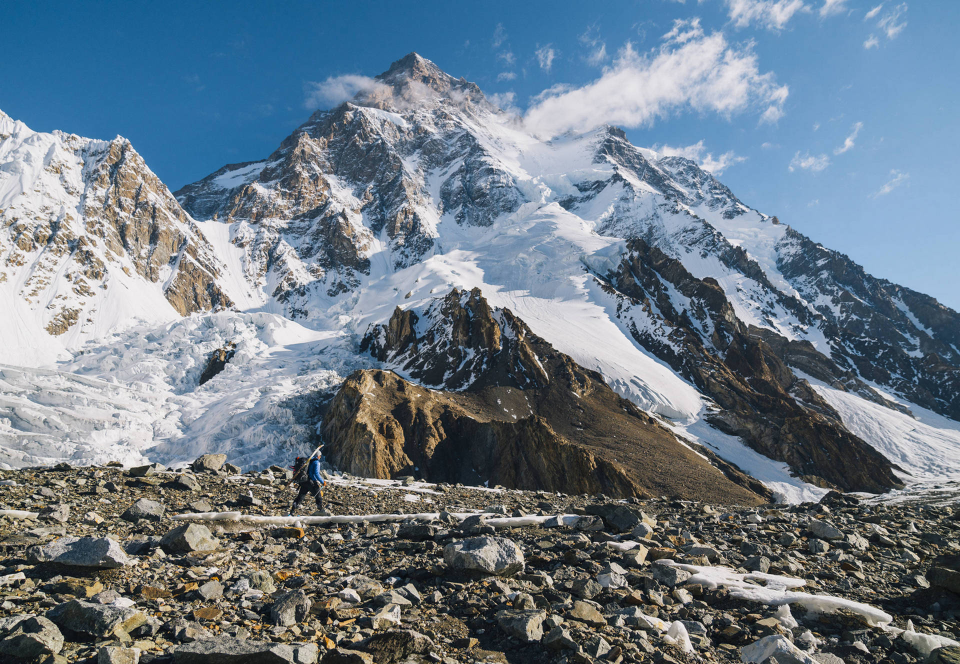
#> input picture puzzle/K2_Bargiel_ski_RB_02_1920.jpg, 1920 x 1328 px (shown at 1/2 size)
$ python puzzle_pieces.py
#> lines starting #> are read from the running program, lines starting #| are printed output that depends on the picture
# A fenti kódhoz szükséges importálások
import numpy as np # Python tömb (array) kezelő könyvtár
from PIL import Image, ImageDraw # Pillow, a Python Image Library
import os # operációs rendszer műveletekhez
os.system("clear") # windows esetén: os.system("cls")

# Puzzle konfiguráció
image_path = "K2_Bargiel_ski_RB_02_1920.jpg"  # Add meg a kép nevét
output_folder = "puzzle_pieces"
os.makedirs(output_folder, exist_ok=True)

rows, cols = 5, 10  # Rács mérete: 5 sor, 10 oszlop (50 darab)
piece_size = 100  # Egy puzzle darab alapmérete (pixelekben)

# Betöltjük a képet
assert os.path.exists(image_path), f"A fájl nem található: {image_path}"
image = Image.open(image_path)
#> image is the input picture: PIL image 1920x1328 RGB; mean R, G, B 110.1, 124.4, 136.3
image = image.resize((cols * piece_size, rows * piece_size))
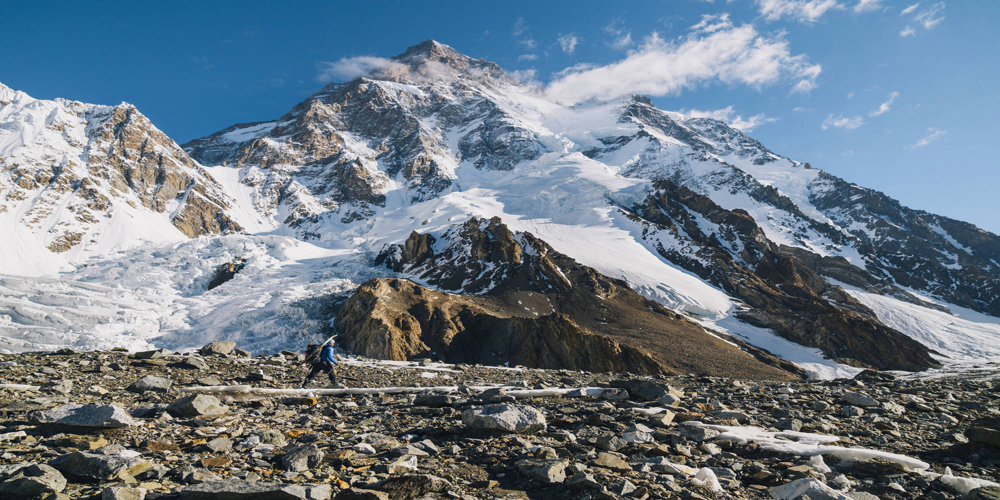
#> image: PIL image 1000x500 RGB; mean R, G, B 110.1, 124.4, 136.3
image_array = np.array(image)

# egyenes oldal útvonala
class egyenes:
    def __init__(self, start, end, irany):
        self.start = start
        self.end = end
        self.irany = irany # (0) vízszintes vagy (1) függőleges

# Egy darab jellemzői
class PuzzlePiece:
    def __init__(self, sorszam, sor, oszlop, x_kordinata,y_kordinata, szelesseg, magassag, path_top, path_right, path_bottom, path_left):
        self.sorszam = sorszam
        self.sor = sor
        self.oszlop = oszlop
        self.x_kordinata = x_kordinata
        self.y_kordinata = y_kordinata
        self.szelesseg = szelesseg
        self.magassag = magassag
        self.path_top = path_top
        self.path_right = path_right
        self.path_bottom = path_bottom
        self.path_left = path_left


$ run again, with puzzle/mount-everest-wallpapers-hd-1024x576.jpg copied over puzzle/K2_Bargiel_ski_RB_02_1920.jpg
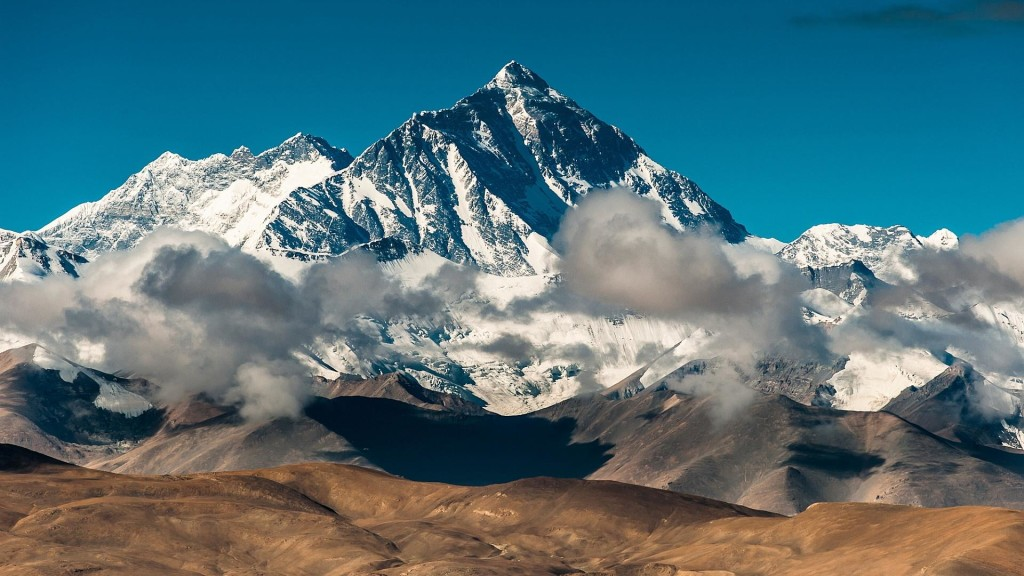
#> input picture puzzle/mount-everest-wallpapers-hd-1024x576.jpg, 1024 x 576 px
#> image is the input picture: PIL image 1024x576 RGB; mean R, G, B 85.1, 115.4, 122.8
#> `image = image.resize((cols * piece_size, rows * piece_size))`:
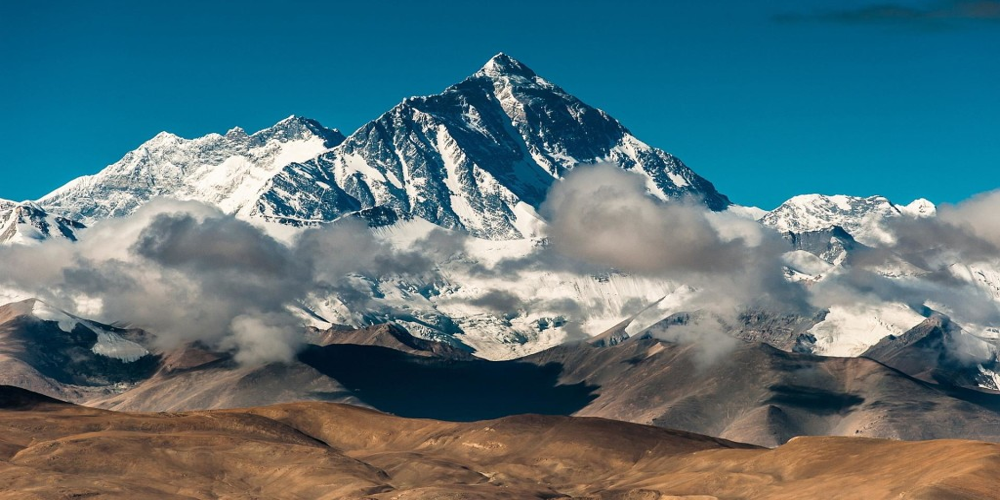
#> image: PIL image 1000x500 RGB; mean R, G, B 85.1, 115.4, 122.8

$ run again, with puzzle/tiszta-hegyek-napja1.jpeg copied over puzzle/K2_Bargiel_ski_RB_02_1920.jpg
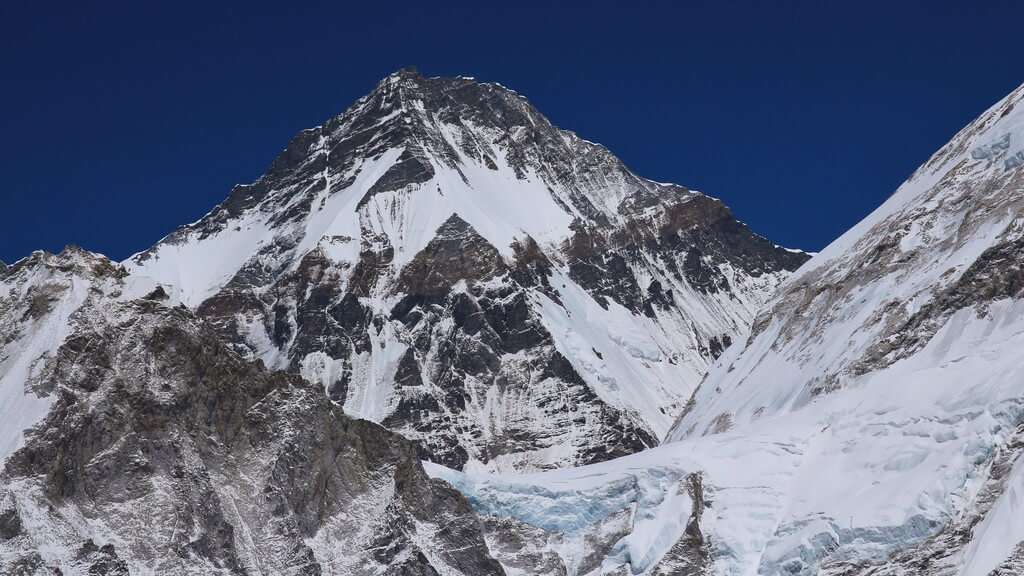
#> input picture puzzle/tiszta-hegyek-napja1.jpeg, 1024 x 576 px
#> image is the input picture: PIL image 1024x576 RGB; mean R, G, B 100.8, 108.6, 129.8
#> `image = image.resize((cols * piece_size, rows * piece_size))`:
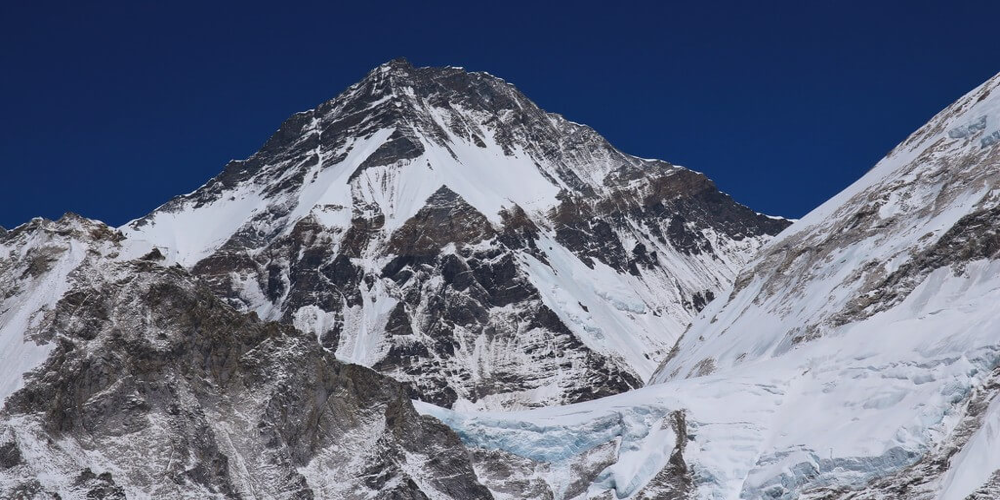
#> image: PIL image 1000x500 RGB; mean R, G, B 100.8, 108.6, 129.8
